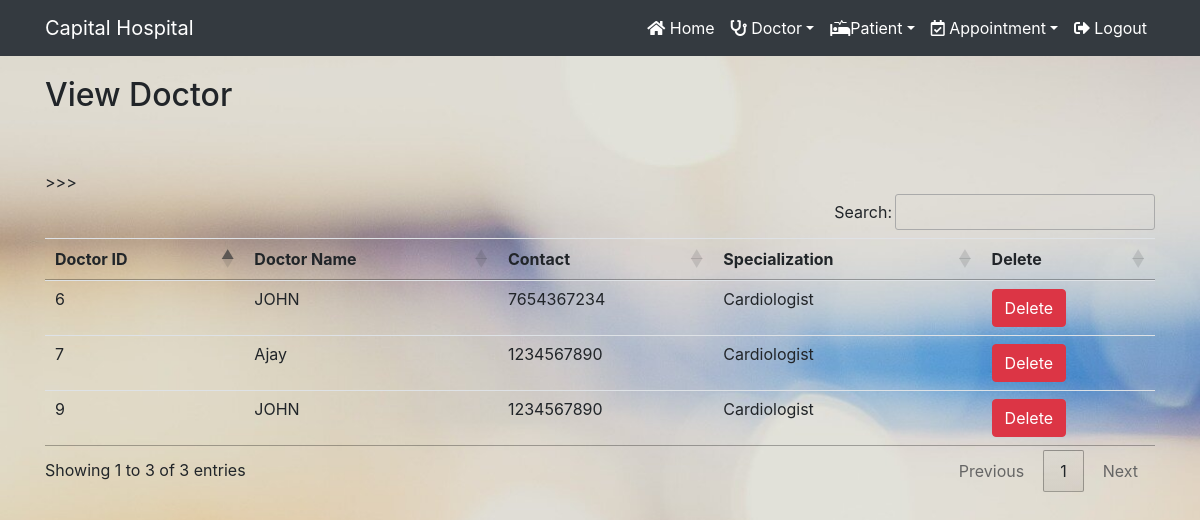
/view_doctor/ (signed in), run on the app's committed database.
### hospital/models.py (models this page shows, shortened)
class Doctor(models.Model):
    name = models.CharField(max_length=50)
    mobile = models.IntegerField(null=True)
    special = models.CharField(max_length=50)

### hospital/views.py (the view)
# urls.py: path('view_doctor/', View_Doctor,name='view_doctor'),
def View_Doctor(request):
    if not request.user.is_staff:
        return redirect('login')
    doc = Doctor.objects.all()
    d = {'doc':doc}
    return render(request,'view_doctor.html',d)

### Template/view_doctor.html
{% extends 'navigationbar.html' %}
 {% load static %}
{% block body %}
<div class="container" style = "margin-top:20px">
<h2 class="text-centre">View Doctor</h2>
<br><br>
<table class="table table-hover" id="example">
    <thead>
    <tr>
      <th>Doctor ID</th>
      <th>Doctor Name</th>
      <th>Contact</th>
      <th>Specialization</th>
      <th>Delete</th>
    </tr>
    </thead>
    <tbody>
    {% for i in doc %}
    <tr>
      <td>{{i.id}}</td>
      <td>{{i.name}}</td>
      ><td>{{i.mobile}}</td>
      <td>{{i.special}}</td>
      <td><a href="{% url 'delete_doctor' i.id %}" onclick="return confirm('Do You Really Want To Delete?')" class="btn btn-danger"> Delete</a></td>
    </tr>
    {% endfor %}
    </tbody>
  </table>
</div>
{% endblock %}

### data on the page
Doctor: id "6", name "JOHN", mobile "7654367234", special "Cardiologist"
Doctor: id "7", name "Ajay", mobile "1234567890", special "Cardiologist"
Doctor: id "9", name "JOHN", mobile "1234567890", special "Cardiologist"
